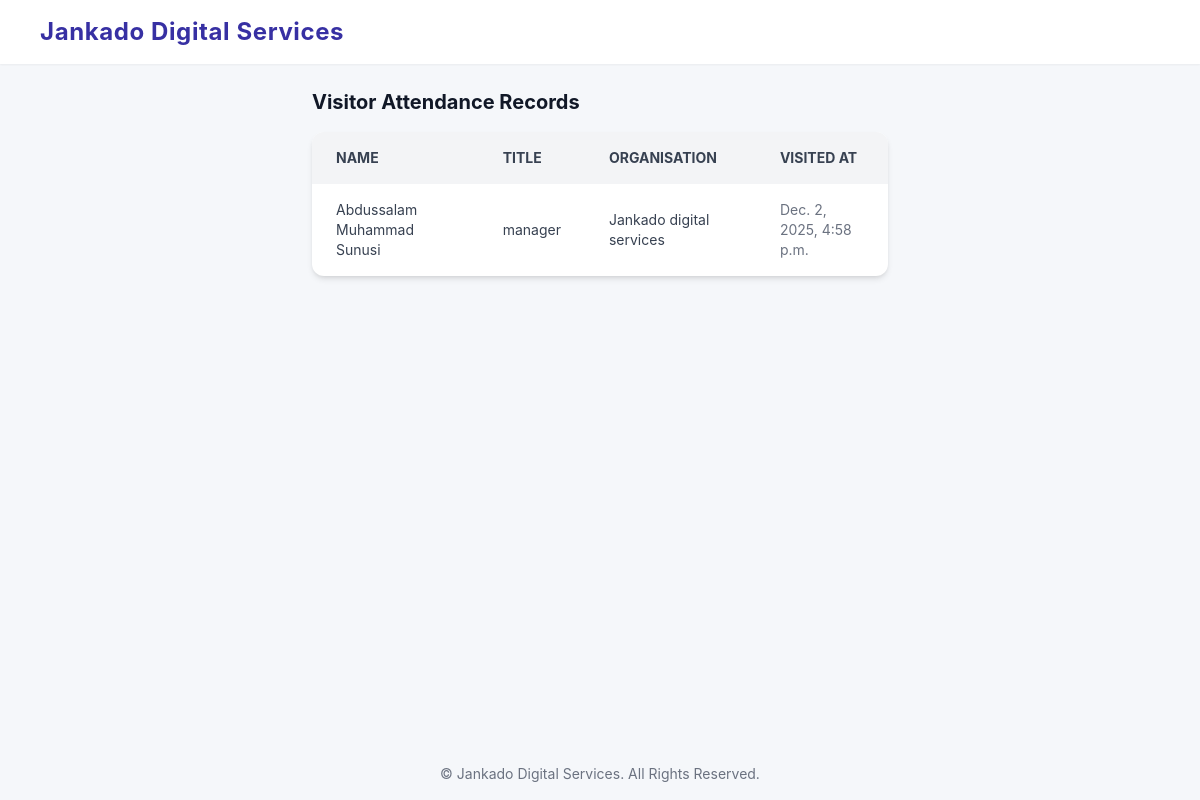
/jadmin/attendance/, run on an earlier commit of the app's database.
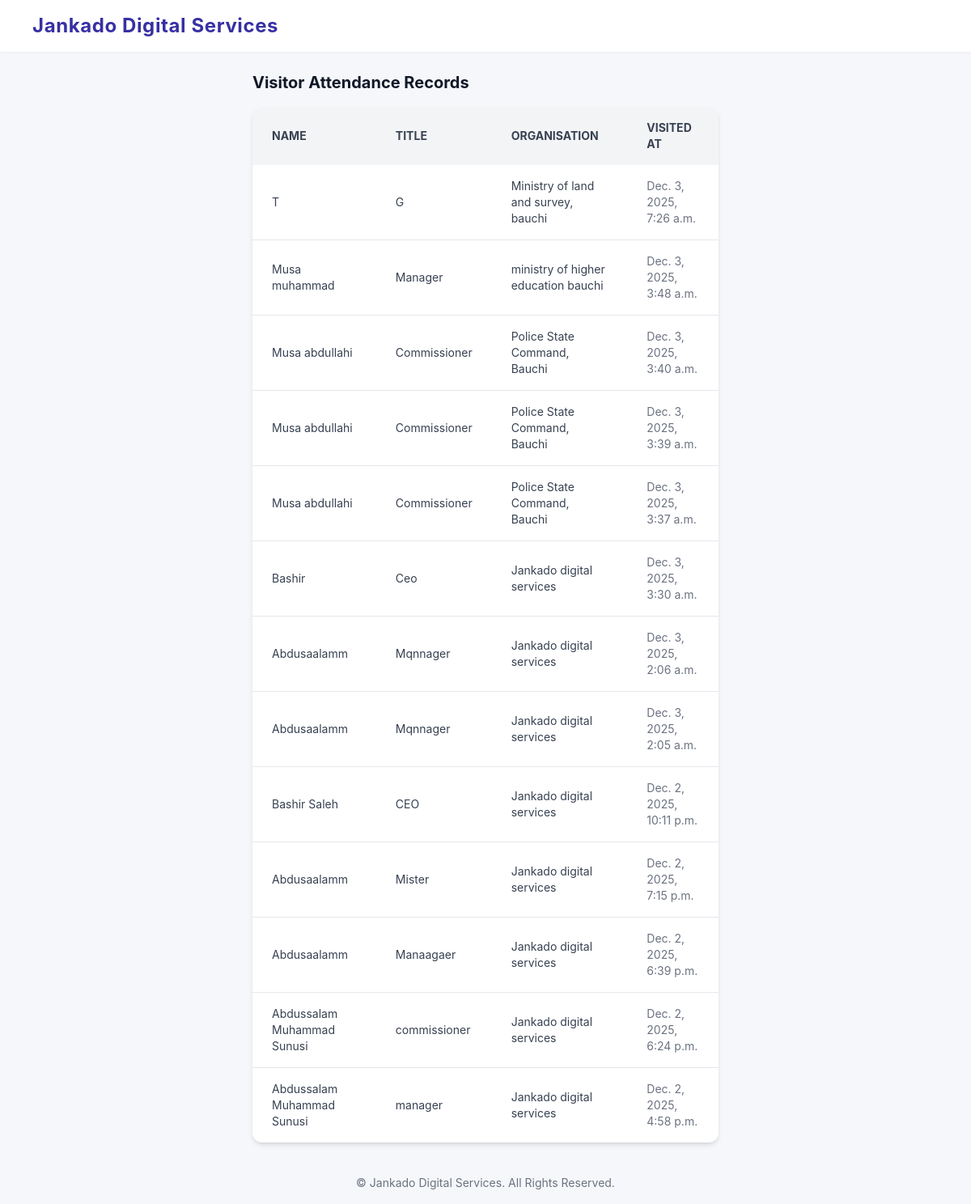
And on a later commit of the database.
### attendance/models.py (models this page shows, shortened)
class Visitor(models.Model):
    organisation = models.ForeignKey(Organisation, on_delete=models.CASCADE)
    name = models.CharField(max_length=200)
    title = models.CharField(max_length=200)
    visited_at = models.DateTimeField(auto_now_add=True)

class Organisation(models.Model):
    name = models.CharField(max_length=200)
    qr_code = models.ImageField(upload_to="qr_codes/", blank=True, null=True)

### attendance/views.py (the view)
# urls.py: path("jadmin/attendance/", views.attendance_list, name="attendance_list"),
def attendance_list(request):
    visitors = Visitor.objects.select_related("organisation").order_by("-visited_at")
    return render(request, "attendance_list.html", {"visitors": visitors})

### templates/attendance_list.html (shortened to what this page needs)
{% extends "base.html" %}
{% block content %}
<h2 class="text-xl font-bold mb-4">Visitor Attendance Records</h2>
<div class="hidden md:block">
    <div class="bg-white shadow-md rounded-xl overflow-hidden">
        <table class="min-w-full">
            <thead class="bg-gray-100 text-gray-700 uppercase text-sm font-semibold">
                <tr>
                    <th class="py-4 px-6 text-left">Name</th>
                    <th class="py-4 px-6 text-left">Title</th>
                    <th class="py-4 px-6 text-left">Organisation</th>
                    <th class="py-4 px-6 text-left">Visited At</th>
                </tr>
            </thead>
            <tbody class="text-gray-700 text-sm">
            {% for visitor in visitors %}
                <tr class="border-b last:border-none hover:bg-gray-50">
                    <td class="py-4 px-6">{{ visitor.name }}</td>
                    <td class="py-4 px-6">{{ visitor.title }}</td>
                    <td class="py-4 px-6">{{ visitor.organisation.name }}</td>
                    <td class="py-4 px-6 text-gray-500">{{ visitor.visited_at }}</td>
                </tr>
            {% empty %}
                <tr>
                    <td colspan="4" class="py-6 text-center text-gray-500">No attendance records yet.</td>
                </tr>
            {% endfor %}
            </tbody>
        </table>
    </div>
</div>
{% endblock %}

### templates/base.html (shortened to what this page needs)
<!DOCTYPE html>
<html lang="en">
<head>
    <script src="https://cdn.tailwindcss.com"></script>
</head>
<body class="text-gray-900 min-h-screen flex flex-col">
    <header class="hidden md:flex bg-white shadow-sm py-4 px-10">
        <h1 class="text-2xl font-bold text-indigo-800 tracking-wide">
            Jankado Digital Services
        </h1>
    </header>
    <main class="flex-1 flex justify-center px-4 py-6">
        <div class="w-full max-w-xl">
            {% block content %}{% endblock %}
        </div>
    </main>
    <footer class="text-center text-gray-500 text-sm py-4">
        © {{ now|date:"Y" }} Jankado Digital Services. All Rights Reserved.
    </footer>
</body>
</html>

### templates/base.html (style rules this page uses)
body { font-family: 'Inter', sans-serif; background: #f5f7fa; }

What changed in the data, as far as the page shows it:
added Visitor: name "T", title "G", organisation.name "Ministry of land and survey, bauchi", visited_at "Dec. 3, 2025, 7:26 a.m."
added Visitor: name "Musa muhammad", title "Manager", organisation.name "ministry of higher education bauchi", visited_at "Dec. 3, 2025, 3:48 a.m."
added Visitor: name "Musa abdullahi", title "Commissioner", organisation.name "Police State Command, Bauchi", visited_at "Dec. 3, 2025, 3:40 a.m."
added Visitor: name "Musa abdullahi", title "Commissioner", organisation.name "Police State Command, Bauchi", visited_at "Dec. 3, 2025, 3:39 a.m."
added Visitor: name "Musa abdullahi", title "Commissioner", organisation.name "Police State Command, Bauchi", visited_at "Dec. 3, 2025, 3:37 a.m."
added Visitor: name "Bashir", title "Ceo", organisation.name "Jankado digital services", visited_at "Dec. 3, 2025, 3:30 a.m."
added Visitor: name "Abdusaalamm", title "Mqnnager", organisation.name "Jankado digital services", visited_at "Dec. 3, 2025, 2:06 a.m."
added Visitor: name "Abdusaalamm", title "Mqnnager", organisation.name "Jankado digital services", visited_at "Dec. 3, 2025, 2:05 a.m."
added Visitor: name "Bashir Saleh", title "CEO", organisation.name "Jankado digital services", visited_at "Dec. 2, 2025, 10:11 p.m."
added Visitor: name "Abdusaalamm", title "Mister", organisation.name "Jankado digital services", visited_at "Dec. 2, 2025, 7:15 p.m."
added Visitor: name "Abdusaalamm", title "Manaagaer", organisation.name "Jankado digital services", visited_at "Dec. 2, 2025, 6:39 p.m."
added Visitor: name "Abdussalam Muhammad Sunusi", title "commissioner", organisation.name "Jankado digital services", visited_at "Dec. 2, 2025, 6:24 p.m."
